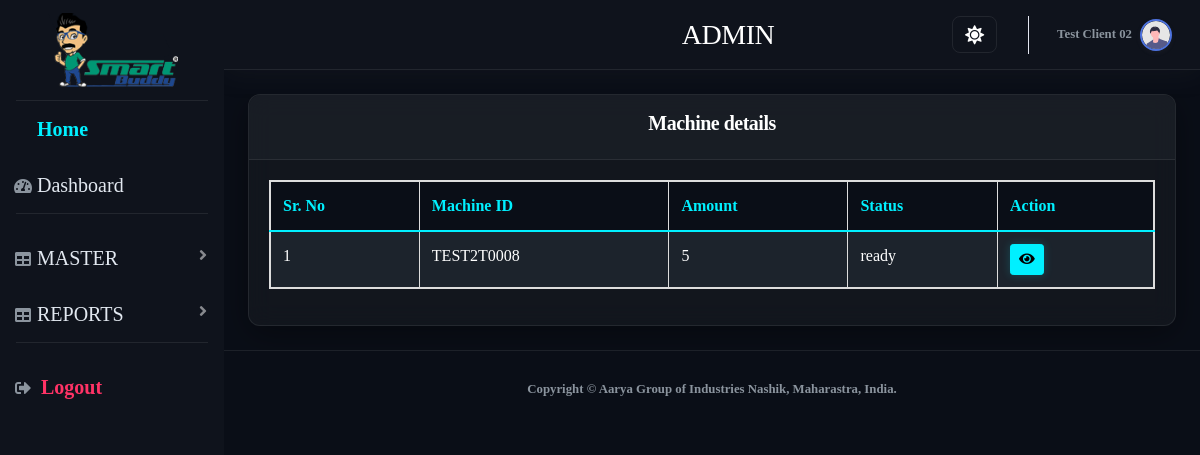
/Admin/report_usermachinedetails.php (signed in), run on the app's committed database.
### tables this page shows
CREATE TABLE `machines` (
  `id` int NOT NULL,
  `machine_id` varchar(20) DEFAULT NULL,
  `client_name` varchar(30) DEFAULT NULL,
  `state` varchar(30) DEFAULT NULL,
  `district` varchar(50) DEFAULT NULL,
  `city` varchar(30) DEFAULT NULL,
  `address` text,
  `inst_address` text,
  `project_name` varchar(30) DEFAULT NULL,
  `po_date` date DEFAULT NULL,
  `dispatch_date` date DEFAULT NULL,
  `installation_date` date DEFAULT NULL,
  `qr_code` blob,
  `status` varchar(15) DEFAULT NULL,
  `wall_clean` varchar(10) DEFAULT NULL,
  `seats` int DEFAULT NULL,
  `flush_time` int DEFAULT NULL,
  `floor_time` int DEFAULT NULL,
  `wall_time` int DEFAULT NULL,
  `uses_amt` int DEFAULT NULL,
  `mode` varchar(30) DEFAULT NULL,
  `free` varchar(3) DEFAULT NULL,
  `coin` varchar(3) DEFAULT NULL,
  `upi` varchar(3) DEFAULT NULL,
  `smart_card` varchar(3) DEFAULT NULL,
  `digital_token` varchar(3) DEFAULT NULL,
  `machine_code` varchar(15) DEFAULT NULL,
  `m_desc` text,
  `created` timestamp NULL DEFAULT CURRENT_TIMESTAMP,
  `cretedby` varchar(30) DEFAULT NULL,
  `updatedon` timestamp NULL DEFAULT CURRENT_TIMESTAMP ON UPDATE CURRENT_TIMESTAMP,
  `updatedby` varchar(30) DEFAULT NULL
);

### Admin/report_usermachinedetails.php (the view, shortened to what this page needs)
<?php
require_once('include/header.php');
require_once('include/config.php');
require_once('include/navbar.php');
$client_name = $_SESSION['client_name'];
?>
<head>
<link rel="stylesheet" href="https://cdn.datatables.net/buttons/2.4.2/css/buttons.dataTables.min.css">
</head>
    <div id="content-wrapper" class="d-flex flex-column">
        <div id="content">
            <div class="container-fluid">
                <div class="card shadow mb-4">
                    <div class="card-header py-3">
                        <h5 class="text-center"><b>Machine details</b></h5>
                    </div>
    <div class="card-body">
        <div class="table-responsive">
        <?php
        $sql = "SELECT * FROM machines WHERE client_name = '$client_name'";
        $result = mysqli_query($conn,$sql);
        if ($result) {
            echo "<table class='table table-bordered' id='userTable' cellspacing='0' style='border:2px solid #ddd;'>";
            echo "
            <thead style='background:#dbe5ec; border:1px solid #ddd;'>
                <tr>
                    <th style='border:1px solid #ddd;'>Sr. No</th>
                    <th style='border:1px solid #ddd;'>Machine ID</th>
                    <th style='border:1px solid #ddd;'>Amount</th>
                   <th style='border:1px solid #ddd;'>Status</th>
                    <th style='border:1px solid #ddd;'>Action</th>
                </tr>
            </thead>
            <tbody>";
            $srNo = 1;
            while ($row = mysqli_fetch_assoc($result)) {
                $machine_id = $row['machine_id'];
              $uses_amt   = $row['uses_amt'];
              $status   = $row['status'];
                echo "<tr>
                        <td>$srNo</td>
                        <td>$machine_id</td>
                        <td>$uses_amt</td>
                        <td>$status</td>
                        <td>
                            <div style='display:flex; gap:8px;'>
                              <a href='#' class='btn btn-sm btn-primary view-employee'
                                    data-toggle='modal' data-target='#employeeModal'
                                    data-id='$machine_id' title='View'>
                                    <i class='fas fa-eye'></i>
                                </a>
                            </div>
                        </td>
                    </tr>";
                $srNo++;
            }
            echo "</tbody></table>";
        }
        ?>
        </div>
    </div>
</div>
</div>
</div>
</div>
<?php include('include/footer.php');?>

### Admin/css/theme.css (style rules this page uses)
:root { --bg-main: #f8f9fc; --bg-card: #ffffff; --text-main: #5a5c69; --text-muted: #858796; --border-color: #e3e6f0; --sidebar-bg: #ffffff; --sidebar-text: #5a5c69; --topbar-bg: #ffffff; --primary-color: #4e73df; --primary-hover: #2e59d9; --card-shadow: 0 .15rem 1.75rem 0 rgba(58,59,69,.15); --input-bg: #ffffff; --input-border: #d1d3e2; }
[data-theme="dark"] { --bg-main: #131722; --bg-card: #1e2638; --text-main: #e2e8f0; --text-muted: #94a3b8; --border-color: #2d3748; --sidebar-bg: #0f131c; --sidebar-text: #e2e8f0; --topbar-bg: #0f131c; --primary-color: #20c997; --primary-hover: #17a589; --card-shadow: 0 8px 16px rgba(0, 0, 0, 0.4); --input-bg: #131722; --input-border: #2d3748; }
body { background-color: var(--bg-main) !important; color: var(--text-main) !important; transition: background-color 0.3s ease, color 0.3s ease; }
#wrapper #content-wrapper { background-color: var(--bg-main) !important; }
.card { background-color: var(--bg-card) !important; border: 1px solid var(--border-color) !important; box-shadow: var(--card-shadow) !important; border-radius: 12px !important; }
.card-header { background-color: var(--bg-card) !important; border-bottom: 1px solid var(--border-color) !important; color: var(--text-main) !important; border-top-left-radius: 12px !important; border-top-right-radius: 12px !important; }
h1, h2, h3, h4, h5, h6, .text-gray-800 { color: var(--text-main) !important; }
table.dataTable, table { color: var(--text-main) !important; }
.table td, .table th { border-top: 1px solid var(--border-color) !important; }
.table thead th { border-bottom: 2px solid var(--border-color) !important; }
.btn-primary { background-color: var(--primary-color) !important; border-color: var(--primary-color) !important; color: #fff !important; }
html[data-theme="dark"] .table { color: var(--text-main) !important; }
html[data-theme="dark"] .table th, html[data-theme="dark"] .table td { color: var(--text-main) !important; border-color: var(--border-color) !important; }

### Admin/report_usermachinedetails.php (style rules this page uses)
#userTable { border: 2px solid #ddd !important; }
#userTable th, #userTable td { border: 1px solid #ddd !important; }
#userTable tbody tr:nth-child(odd) { background: #fbdede !important; }

### data on the page
machines: machine "TEST2T0008", uses_amt "5", status "ready"

### other printed values
$_SESSION['name'] "Test Client 02"
